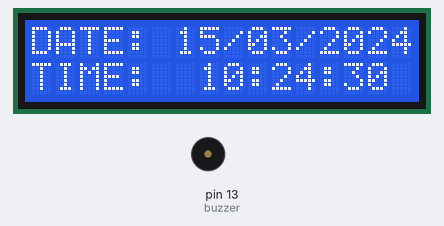
Simulated run of this sketch. Board: Arduino Uno, built with avr-gcc and run on an emulated ATmega328P. On the bench: 16×2 character LCD, buzzer (waves = sounding, pin HIGH). The local clock reads 2024-03-15 10:24:30 at power-on unless the sketch sets it.

Above: at 0.1 s.
At 4.2 s:
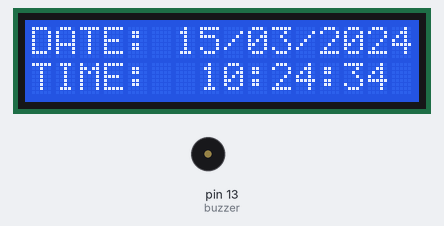
At 9.2 s:
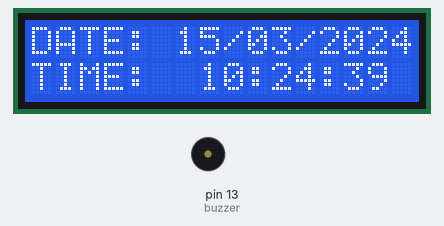
At 19.3 s:
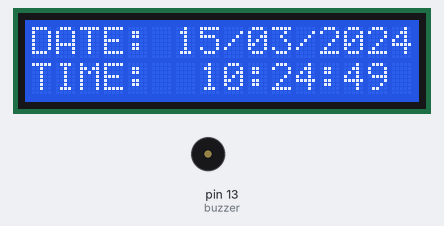
At 28.4 s:
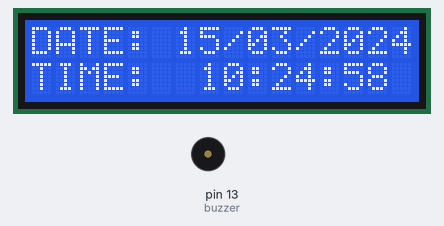
At 38.4 s:
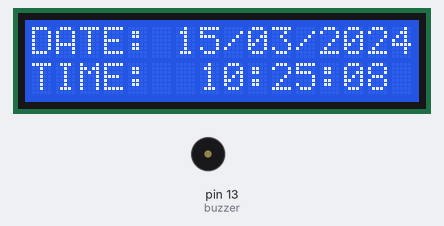

The sketch:

RTC_ALARM.a.ino
```cpp
#include <LiquidCrystal.h>
#include <Wire.h>
#include "RTClib.h"
int buzzer=13;

// LCD D4 to Arduino 5
// LCD D5 to Arduino 4
// LCD D6 to Arduino 3
// LCD D7 to Arduino 2
// RS 4 to Arduino 7
// EN 6 to Arduino 6
LiquidCrystal lcd(7,6,5,4,3,2);

// SDA pin to Arduino A4
// SCL pin to Arduino A5
DS1307 RTC;

void setup() {
  pinMode(buzzer,OUTPUT);
  Serial.begin(57600);
  Wire.begin();
  RTC.begin();

  lcd.begin(16,2); // 16x2 LCD
  if (! RTC.isrunning()) {
Serial.println("RTC is NOT running!");
// following line sets the RTC to the date & time this sketch was compiled
RTC.adjust(DateTime(__DATE__, __TIME__));
}
}

void loop() {
  DateTime now = RTC.now();
  lcd.clear();
  lcd.setCursor(0,0);
  lcd.print("DATE:");
  lcd.setCursor(6,0);

  lcd.print(now.day());
  lcd.print('/');
    if (now.month() < 10) {
    lcd.print("0");
  }
   lcd.print(now.month());
  lcd.print("/");

  lcd.print(now.year());
   lcd.setCursor(0,1);
  lcd.print("TIME:");
  lcd.setCursor(7,1);
  if (now.hour() < 10) {
    lcd.print("0");
  }
  lcd.print(now.hour());
  lcd.print(":");
  if (now.minute() < 10) {
    lcd.print("0");
  }

  lcd.print(now.minute());
  lcd.print(":");
  if (now.second() < 10) {
    lcd.print("0");
  }

  lcd.print(now.second());
  delay(1000);
  //Morning alaram at 8:15am
   if (now.hour()==8 && now.minute()==14&& now.second()<=34 )
    {
      digitalWrite(buzzer,HIGH);
    }
    //Afternoon Break at 1:00pm
    else if (now.hour()==12 && now.minute()==11 && now.second()<=19 )
    {
      digitalWrite(buzzer,HIGH);
    }
    //Afternoon Break reminder at 1:55pm
    else if (now.hour()==13 && now.minute()==54 && now.second()<=59 )
    {
      digitalWrite(buzzer,HIGH);
    }
    //Afternoon Break over at 2:00pm
    else if (now.hour()==14 && now.minute()==00 && now.second()<=19 )
    {
      digitalWrite(buzzer,HIGH);
    }
    //Evening off and over time on at 5:00pm
    else if (now.hour()==18 && now.minute()==57 && now.second()<=19 )
    {
      digitalWrite(buzzer,HIGH);
    }
    //Overtime off time at 8:00pm
    else if (now.hour()==00 && now.minute()==53 && now.second()<=19 )
    {
      digitalWrite(buzzer,HIGH);
    }


      else
   {
     digitalWrite(buzzer,LOW);
   }
    }
```

Measured:
- what the display in image 1 shows lasts 1.0 s, from 4.1 s to 5.1 s
